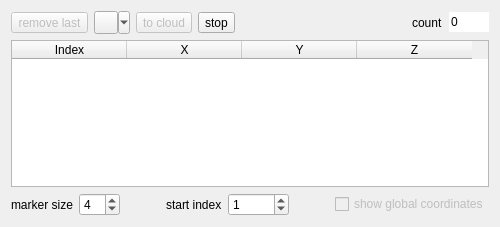
<?xml version="1.0" encoding="UTF-8"?>
<ui version="4.0">
 <class>PointListPickingDlg</class>
 <widget class="QDialog" name="PointListPickingDlg">
  <property name="geometry">
   <rect>
    <x>0</x>
    <y>0</y>
    <width>500</width>
    <height>227</height>
   </rect>
  </property>
  <property name="minimumSize">
   <size>
    <width>500</width>
    <height>0</height>
   </size>
  </property>
  <property name="windowTitle">
   <string>Point list picking</string>
  </property>
  <layout class="QVBoxLayout" name="verticalLayout">
   <item>
    <layout class="QHBoxLayout" name="horizontalLayout">
     <item>
      <widget class="QToolButton" name="revertToolButton">
       <property name="enabled">
        <bool>false</bool>
       </property>
       <property name="statusTip">
        <string>Remove last entry</string>
       </property>
       <property name="whatsThis">
        <string>Remove last entry</string>
       </property>
       <property name="text">
        <string>remove last</string>
       </property>
       <property name="icon">
        <iconset resource="../MainWindow.qrc">
         <normaloff>:/Resources/images/smallReset.png</normaloff>:/Resources/images/smallReset.png</iconset>
       </property>
      </widget>
     </item>
     <item>
      <widget class="QToolButton" name="exportToolButton">
       <property name="toolTip">
        <string>export to ASCII file</string>
       </property>
       <property name="statusTip">
        <string>export to ASCII file</string>
       </property>
       <property name="icon">
        <iconset resource="../MainWindow.qrc">
         <normaloff>:/Resources/images/save.png</normaloff>:/Resources/images/save.png</iconset>
       </property>
       <property name="popupMode">
        <enum>QToolButton::MenuButtonPopup</enum>
       </property>
      </widget>
     </item>
     <item>
      <widget class="QToolButton" name="validToolButton">
       <property name="enabled">
        <bool>false</bool>
       </property>
       <property name="statusTip">
        <string>Convert list to new cloud (and close dialog)</string>
       </property>
       <property name="whatsThis">
        <string>Convert list to new cloud (and close dialog)</string>
       </property>
       <property name="text">
        <string>to cloud</string>
       </property>
       <property name="icon">
        <iconset resource="../MainWindow.qrc">
         <normaloff>:/Resources/images/smallValidate.png</normaloff>:/Resources/images/smallValidate.png</iconset>
       </property>
      </widget>
     </item>
     <item>
      <widget class="QToolButton" name="cancelToolButton">
       <property name="toolTip">
        <string>Close dialog (list will be lost)</string>
       </property>
       <property name="statusTip">
        <string>Close dialog (list will be lost)</string>
       </property>
       <property name="text">
        <string>stop</string>
       </property>
       <property name="icon">
        <iconset resource="../MainWindow.qrc">
         <normaloff>:/Resources/images/smallCancel.png</normaloff>:/Resources/images/smallCancel.png</iconset>
       </property>
      </widget>
     </item>
     <item>
      <spacer name="horizontalSpacer_2">
       <property name="orientation">
        <enum>Qt::Horizontal</enum>
       </property>
       <property name="sizeHint" stdset="0">
        <size>
         <width>40</width>
         <height>20</height>
        </size>
       </property>
      </spacer>
     </item>
     <item>
      <widget class="QLabel" name="label_2">
       <property name="text">
        <string>count</string>
       </property>
      </widget>
     </item>
     <item>
      <widget class="QLineEdit" name="countLineEdit">
       <property name="sizePolicy">
        <sizepolicy hsizetype="Fixed" vsizetype="Fixed">
         <horstretch>0</horstretch>
         <verstretch>0</verstretch>
        </sizepolicy>
       </property>
       <property name="maximumSize">
        <size>
         <width>40</width>
         <height>16777215</height>
        </size>
       </property>
       <property name="text">
        <string notr="true">0</string>
       </property>
       <property name="maxLength">
        <number>255</number>
       </property>
       <property name="frame">
        <bool>false</bool>
       </property>
       <property name="readOnly">
        <bool>true</bool>
       </property>
      </widget>
     </item>
    </layout>
   </item>
   <item>
    <widget class="QTableWidget" name="tableWidget">
     <property name="editTriggers">
      <set>QAbstractItemView::NoEditTriggers</set>
     </property>
     <property name="showDropIndicator" stdset="0">
      <bool>false</bool>
     </property>
     <property name="selectionMode">
      <enum>QAbstractItemView::NoSelection</enum>
     </property>
     <attribute name="horizontalHeaderDefaultSectionSize">
      <number>115</number>
     </attribute>
     <attribute name="verticalHeaderDefaultSectionSize">
      <number>18</number>
     </attribute>
     <column>
      <property name="text">
       <string>Index</string>
      </property>
     </column>
     <column>
      <property name="text">
       <string notr="true">X</string>
      </property>
     </column>
     <column>
      <property name="text">
       <string notr="true">Y</string>
      </property>
     </column>
     <column>
      <property name="text">
       <string notr="true">Z</string>
      </property>
     </column>
    </widget>
   </item>
   <item>
    <layout class="QHBoxLayout" name="horizontalLayout_2">
     <item>
      <widget class="QLabel" name="label">
       <property name="text">
        <string>marker size</string>
       </property>
      </widget>
     </item>
     <item>
      <widget class="QSpinBox" name="markerSizeSpinBox">
       <property name="minimum">
        <number>1</number>
       </property>
       <property name="maximum">
        <number>99</number>
       </property>
       <property name="value">
        <number>4</number>
       </property>
      </widget>
     </item>
     <item>
      <spacer name="horizontalSpacer">
       <property name="orientation">
        <enum>Qt::Horizontal</enum>
       </property>
       <property name="sizeHint" stdset="0">
        <size>
         <width>40</width>
         <height>20</height>
        </size>
       </property>
      </spacer>
     </item>
     <item>
      <widget class="QLabel" name="label_3">
       <property name="text">
        <string>start index</string>
       </property>
      </widget>
     </item>
     <item>
      <widget class="QSpinBox" name="startIndexSpinBox">
       <property name="maximum">
        <number>10000</number>
       </property>
       <property name="singleStep">
        <number>1</number>
       </property>
       <property name="value">
        <number>1</number>
       </property>
      </widget>
     </item>
     <item>
      <spacer name="horizontalSpacer_3">
       <property name="orientation">
        <enum>Qt::Horizontal</enum>
       </property>
       <property name="sizeHint" stdset="0">
        <size>
         <width>40</width>
         <height>20</height>
        </size>
       </property>
      </spacer>
     </item>
     <item>
      <widget class="QCheckBox" name="showGlobalCoordsCheckBox">
       <property name="enabled">
        <bool>false</bool>
       </property>
       <property name="toolTip">
        <string>Show global coordinates (instead of shifted ones)</string>
       </property>
       <property name="text">
        <string>show global coordinates</string>
       </property>
      </widget>
     </item>
    </layout>
   </item>
  </layout>
 </widget>
 <resources>
  <include location="../MainWindow.qrc"/>
 </resources>
 <connections/>
</ui>
